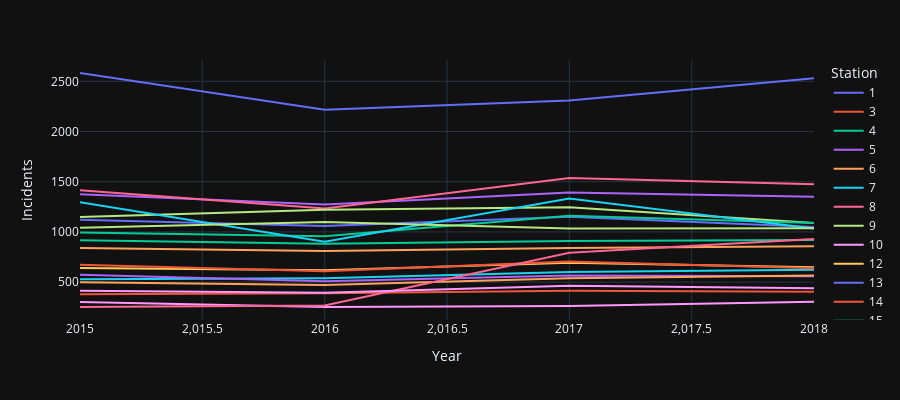

Source (notebook cell):
### Markdown cell above
another viz

### Code cell
fire_incidents_year_df = fire_incidents_df.groupby(['Year', 'Station']).size()
fire_incidents_year_df = fire_incidents_year_df.reset_index()
fire_incidents_year_df.rename(columns={0: 'Incidents'}, inplace=True)
print(fire_incidents_year_df)

fig = px.line(fire_incidents_year_df, x="Year", y="Incidents", color="Station", height=400)
fig.show()

### Figure 1 — Plotly figure (JSON) as saved in the notebook; plotly's stock layout.template omitted (floating-point values rounded to 4 significant figures)
{"data": [{"hovertemplate": "Station=1<br>Year=%{x}<br>Incidents=%{y}<extra></extra>", "legendgroup": "1", "line": {"color": "#636efa", "dash": "solid"}, "mode": "lines", "name": "1", "orientation": "v", "showlegend": true, "type": "scatter", "x": [2015, 2016, 2017, 2018], "xaxis": "x", "y": [2583, 2218, 2308, 2530], "yaxis": "y"}, {"hovertemplate": "Station=3<br>Year=%{x}<br>Incidents=%{y}<extra></extra>", "legendgroup": "3", "line": {"color": "#EF553B", "dash": "solid"}, "mode": "lines", "name": "3", "orientation": "v", "showlegend": true, "type": "scatter", "x": [2015, 2016, 2017, 2018], "xaxis": "x", "y": [380, 390, 414, 403], "yaxis": "y"}, {"hovertemplate": "Station=4<br>Year=%{x}<br>Incidents=%{y}<extra></extra>", "legendgroup": "4", "line": {"color": "#00cc96", "dash": "solid"}, "mode": "lines", "name": "4", "orientation": "v", "showlegend": true, "type": "scatter", "x": [2015, 2016, 2017, 2018], "xaxis": "x", "y": [917, 882, 910, 919], "yaxis": "y"}, {"hovertemplate": "Station=5<br>Year=%{x}<br>Incidents=%{y}<extra></extra>", "legendgroup": "5", "line": {"color": "#ab63fa", "dash": "solid"}, "mode": "lines", "name": "5", "orientation": "v", "showlegend": true, "type": "scatter", "x": [2015, 2016, 2017, 2018], "xaxis": "x", "y": [1375, 1272, 1393, 1351], "yaxis": "y"}, {"hovertemplate": "Station=6<br>Year=%{x}<br>Incidents=%{y}<extra></extra>", "legendgroup": "6", "line": {"color": "#FFA15A", "dash": "solid"}, "mode": "lines", "name": "6", "orientation": "v", "showlegend": true, "type": "scatter", "x": [2015, 2016, 2017, 2018], "xaxis": "x", "y": [839, 810, 840, 857], "yaxis": "y"}, {"hovertemplate": "Station=7<br>Year=%{x}<br>Incidents=%{y}<extra></extra>", "legendgroup": "7", "line": {"color": "#19d3f3", "dash": "solid"}, "mode": "lines", "name": "7", "orientation": "v", "showlegend": true, "type": "scatter", "x": [2015, 2016, 2017, 2018], "xaxis": "x", "y": [528, 538, 601, 624], "yaxis": "y"}, {"hovertemplate": "Station=8<br>Year=%{x}<br>Incidents=%{y}<extra></extra>", "legendgroup": "8", "line": {"color": "#FF6692", "dash": "solid"}, "mode": "lines", "name": "8", "orientation": "v", "showlegend": true, "type": "scatter", "x": [2015, 2016, 2017, 2018], "xaxis": "x", "y": [1414, 1234, 1537, 1475], "yaxis": "y"}, {"hovertemplate": "Station=9<br>Year=%{x}<br>Incidents=%{y}<extra></extra>", "legendgroup": "9", "line": {"color": "#B6E880", "dash": "solid"}, "mode": "lines", "name": "9", "orientation": "v", "showlegend": true, "type": "scatter", "x": [2015, 2016, 2017, 2018], "xaxis": "x", "y": [1148, 1222, 1246, 1089], "yaxis": "y"}, {"hovertemplate": "Station=10<br>Year=%{x}<br>Incidents=%{y}<extra></extra>", "legendgroup": "10", "line": {"color": "#FF97FF", "dash": "solid"}, "mode": "lines", "name": "10", "orientation": "v", "showlegend": true, "type": "scatter", "x": [2015, 2016, 2017, 2018], "xaxis": "x", "y": [302, 252, 262, 304], "yaxis": "y"}, {"hovertemplate": "Station=12<br>Year=%{x}<br>Incidents=%{y}<extra></extra>", "legendgroup": "12", "line": {"color": "#FECB52", "dash": "solid"}, "mode": "lines", "name": "12", "orientation": "v", "showlegend": true, "type": "scatter", "x": [2015, 2016, 2017, 2018], "xaxis": "x", "y": [640, 617, 693, 647], "yaxis": "y"}, {"hovertemplate": "Station=13<br>Year=%{x}<br>Incidents=%{y}<extra></extra>", "legendgroup": "13", "line": {"color": "#636efa", "dash": "solid"}, "mode": "lines", "name": "13", "orientation": "v", "showlegend": true, "type": "scatter", "x": [2015, 2016, 2017, 2018], "xaxis": "x", "y": [1120, 1060, 1151, 1050], "yaxis": "y"}, {"hovertemplate": "Station=14<br>Year=%{x}<br>Incidents=%{y}<extra></extra>", "legendgroup": "14", "line": {"color": "#EF553B", "dash": "solid"}, "mode": "lines", "name": "14", "orientation": "v", "showlegend": true, "type": "scatter", "x": [2015, 2016, 2017, 2018], "xaxis": "x", "y": [674, 607, 706, 638], "yaxis": "y"}, {"hovertemplate": "Station=15<br>Year=%{x}<br>Incidents=%{y}<extra></extra>", "legendgroup": "15", "line": {"color": "#00cc96", "dash": "solid"}, "mode": "lines", "name": "15", "orientation": "v", "showlegend": true, "type": "scatter", "x": [2015, 2016, 2017, 2018], "xaxis": "x", "y": [993, 957, 1162, 1089], "yaxis": "y"}, {"hovertemplate": "Station=16<br>Year=%{x}<br>Incidents=%{y}<extra></extra>", "legendgroup": "16", "line": {"color": "#ab63fa", "dash": "solid"}, "mode": "lines", "name": "16", "orientation": "v", "showlegend": true, "type": "scatter", "x": [2015, 2016, 2017, 2018], "xaxis": "x", "y": [574, 509, 566, 558], "yaxis": "y"}, {"hovertemplate": "Station=17<br>Year=%{x}<br>Incidents=%{y}<extra></extra>", "legendgroup": "17", "line": {"color": "#FFA15A", "dash": "solid"}, "mode": "lines", "name": "17", "orientation": "v", "showlegend": true, "type": "scatter", "x": [2015, 2016, 2017, 2018], "xaxis": "x", "y": [499, 470, 538, 566], "yaxis": "y"}, {"hovertemplate": "Station=19<br>Year=%{x}<br>Incidents=%{y}<extra></extra>", "legendgroup": "19", "line": {"color": "#19d3f3", "dash": "solid"}, "mode": "lines", "name": "19", "orientation": "v", "showlegend": true, "type": "scatter", "x": [2015, 2016, 2017, 2018], "xaxis": "x", "y": [1295, 902, 1333, 1033], "yaxis": "y"}, {"hovertemplate": "Station=20<br>Year=%{x}<br>Incidents=%{y}<extra></extra>", "legendgroup": "20", "line": {"color": "#FF6692", "dash": "solid"}, "mode": "lines", "name": "20", "orientation": "v", "showlegend": true, "type": "scatter", "x": [2015, 2016, 2017, 2018], "xaxis": "x", "y": [253, 266, 792, 929], "yaxis": "y"}, {"hovertemplate": "Station=21<br>Year=%{x}<br>Incidents=%{y}<extra></extra>", "legendgroup": "21", "line": {"color": "#B6E880", "dash": "solid"}, "mode": "lines", "name": "21", "orientation": "v", "showlegend": true, "type": "scatter", "x": [2015, 2016, 2017, 2018], "xaxis": "x", "y": [1042, 1098, 1034, 1037], "yaxis": "y"}, {"hovertemplate": "Station=22<br>Year=%{x}<br>Incidents=%{y}<extra></extra>", "legendgroup": "22", "line": {"color": "#FF97FF", "dash": "solid"}, "mode": "lines", "name": "22", "orientation": "v", "showlegend": true, "type": "scatter", "x": [2015, 2016, 2017, 2018], "xaxis": "x", "y": [415, 394, 463, 440], "yaxis": "y"}, {"hovertemplate": "Station=11<br>Year=%{x}<br>Incidents=%{y}<extra></extra>", "legendgroup": "11", "line": {"color": "#FECB52", "dash": "solid"}, "mode": "lines", "name": "11", "orientation": "v", "showlegend": true, "type": "scatter", "x": [2018], "xaxis": "x", "y": [307], "yaxis": "y"}], "layout": {"height": 400, "legend": {"title": {"text": "Station"}, "tracegroupgap": 0}, "margin": {"t": 60}, "xaxis": {"anchor": "y", "domain": [0.0, 1.0], "title": {"text": "Year"}}, "yaxis": {"anchor": "x", "domain": [0.0, 1.0], "title": {"text": "Incidents"}}}}
